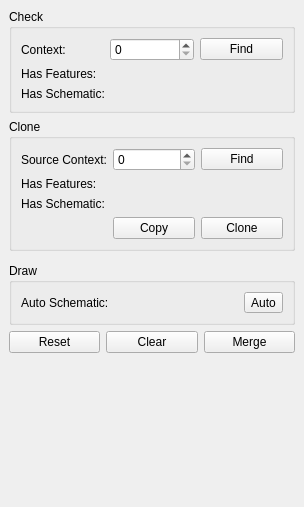
<?xml version="1.0" encoding="UTF-8"?>
<ui version="4.0">
 <class>SchematicDockWidget</class>
 <widget class="QDockWidget" name="SchematicDockWidget">
  <property name="geometry">
   <rect>
    <x>0</x>
    <y>0</y>
    <width>304</width>
    <height>507</height>
   </rect>
  </property>
  <property name="windowTitle">
   <string>Context Schematic</string>
  </property>
  <widget class="QWidget" name="dockWidgetContents">
   <layout class="QVBoxLayout" name="verticalLayout">
    <item>
     <widget class="QGroupBox" name="checkGroup">
      <property name="title">
       <string>Check</string>
      </property>
      <layout class="QGridLayout" name="gridLayout_5">
       <item row="1" column="0" colspan="2">
        <widget class="QLabel" name="contextDataLabel">
         <property name="text">
          <string>Has Features:</string>
         </property>
        </widget>
       </item>
       <item row="0" column="0">
        <widget class="QLabel" name="contextLabel">
         <property name="text">
          <string>Context:</string>
         </property>
         <property name="buddy">
          <cstring>contextSpin</cstring>
         </property>
        </widget>
       </item>
       <item row="0" column="1">
        <widget class="QSpinBox" name="contextSpin">
         <property name="maximum">
          <number>99999</number>
         </property>
        </widget>
       </item>
       <item row="0" column="2">
        <widget class="QPushButton" name="findContextButton">
         <property name="text">
          <string>Find</string>
         </property>
        </widget>
       </item>
       <item row="1" column="2" alignment="Qt::AlignRight">
        <widget class="QLabel" name="contextDataStatusLabel">
         <property name="maximumSize">
          <size>
           <width>16</width>
           <height>16</height>
          </size>
         </property>
         <property name="text">
          <string/>
         </property>
         <property name="pixmap">
          <pixmap resource="resources.qrc">:/plugins/ArkPlan/plan/statusUnknown.png</pixmap>
         </property>
        </widget>
       </item>
       <item row="2" column="2" alignment="Qt::AlignRight">
        <widget class="QLabel" name="contextSchematicStatusLabel">
         <property name="text">
          <string/>
         </property>
         <property name="pixmap">
          <pixmap resource="resources.qrc">:/plugins/ArkPlan/plan/statusUnknown.png</pixmap>
         </property>
        </widget>
       </item>
       <item row="2" column="0" colspan="2">
        <widget class="QLabel" name="contextSchematicLabel">
         <property name="text">
          <string>Has Schematic:</string>
         </property>
        </widget>
       </item>
      </layout>
     </widget>
    </item>
    <item>
     <widget class="QGroupBox" name="cloneGroup">
      <property name="title">
       <string>Clone</string>
      </property>
      <layout class="QGridLayout" name="gridLayout_3">
       <item row="2" column="0" colspan="2">
        <widget class="QLabel" name="sourceSchematicLabel">
         <property name="text">
          <string>Has Schematic:</string>
         </property>
        </widget>
       </item>
       <item row="2" column="2" alignment="Qt::AlignRight">
        <widget class="QLabel" name="sourceSchematicStatusLabel">
         <property name="maximumSize">
          <size>
           <width>16</width>
           <height>16</height>
          </size>
         </property>
         <property name="text">
          <string/>
         </property>
         <property name="pixmap">
          <pixmap resource="resources.qrc">:/plugins/ArkPlan/plan/statusUnknown.png</pixmap>
         </property>
        </widget>
       </item>
       <item row="0" column="0">
        <widget class="QLabel" name="sourceContextLabel">
         <property name="text">
          <string>Source Context:</string>
         </property>
         <property name="buddy">
          <cstring>sourceContextSpin</cstring>
         </property>
        </widget>
       </item>
       <item row="0" column="1">
        <widget class="QSpinBox" name="sourceContextSpin">
         <property name="maximum">
          <number>99999</number>
         </property>
        </widget>
       </item>
       <item row="0" column="2">
        <widget class="QPushButton" name="findSourceButton">
         <property name="text">
          <string>Find</string>
         </property>
        </widget>
       </item>
       <item row="3" column="2">
        <widget class="QPushButton" name="cloneSourceButton">
         <property name="text">
          <string>Clone</string>
         </property>
        </widget>
       </item>
       <item row="1" column="2" alignment="Qt::AlignRight">
        <widget class="QLabel" name="sourceDataStatusLabel">
         <property name="maximumSize">
          <size>
           <width>16</width>
           <height>16</height>
          </size>
         </property>
         <property name="text">
          <string/>
         </property>
         <property name="pixmap">
          <pixmap resource="resources.qrc">:/plugins/ArkPlan/plan/statusUnknown.png</pixmap>
         </property>
        </widget>
       </item>
       <item row="1" column="0" colspan="2">
        <widget class="QLabel" name="sourceDataLabel">
         <property name="text">
          <string>Has Features:</string>
         </property>
        </widget>
       </item>
       <item row="3" column="1">
        <widget class="QPushButton" name="copySourceButton">
         <property name="text">
          <string>Copy</string>
         </property>
        </widget>
       </item>
      </layout>
     </widget>
    </item>
    <item>
     <widget class="MetadataWidget" name="metadataWidget" native="true"/>
    </item>
    <item>
     <widget class="QGroupBox" name="drawGroup">
      <property name="title">
       <string>Draw</string>
      </property>
      <layout class="QGridLayout" name="gridLayout_4">
       <item row="0" column="0" colspan="2">
        <layout class="QGridLayout" name="contextToolsLayout"/>
       </item>
       <item row="1" column="0">
        <widget class="QLabel" name="autoSchematiclLabel">
         <property name="text">
          <string>Auto Schematic:</string>
         </property>
        </widget>
       </item>
       <item row="1" column="1">
        <widget class="QToolButton" name="autoSchematicTool">
         <property name="text">
          <string>Auto</string>
         </property>
        </widget>
       </item>
      </layout>
     </widget>
    </item>
    <item>
     <layout class="QHBoxLayout" name="buttonGroup">
      <item>
       <widget class="QPushButton" name="resetButton">
        <property name="text">
         <string>Reset</string>
        </property>
       </widget>
      </item>
      <item>
       <widget class="QPushButton" name="clearButton">
        <property name="toolTip">
         <string>Clear unsaved changes from work layers</string>
        </property>
        <property name="text">
         <string>Clear</string>
        </property>
       </widget>
      </item>
      <item>
       <widget class="QPushButton" name="mergeButton">
        <property name="toolTip">
         <string>Move new context to main layers</string>
        </property>
        <property name="text">
         <string>Merge</string>
        </property>
       </widget>
      </item>
     </layout>
    </item>
    <item>
     <spacer name="verticalSpacer">
      <property name="orientation">
       <enum>Qt::Vertical</enum>
      </property>
      <property name="sizeHint" stdset="0">
       <size>
        <width>20</width>
        <height>115</height>
       </size>
      </property>
     </spacer>
    </item>
   </layout>
  </widget>
 </widget>
 <customwidgets>
  <customwidget>
   <class>MetadataWidget</class>
   <extends>QWidget</extends>
   <header>metadata_widget.h</header>
   <container>1</container>
  </customwidget>
 </customwidgets>
 <resources>
  <include location="resources.qrc"/>
 </resources>
 <connections/>
</ui>
